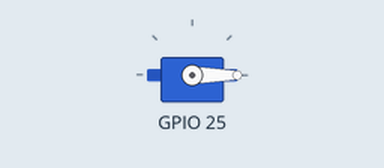
A sketch run on a simulated ESP32. Shown: servo. Servo pulses on a pin are drawn as a servo (544–2400 µs = 0–180°).

Above: at 0.05 s.
At 1.3 s:
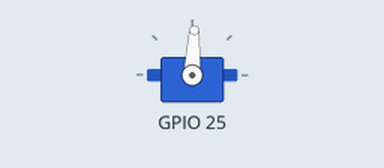
At 2.6 s:
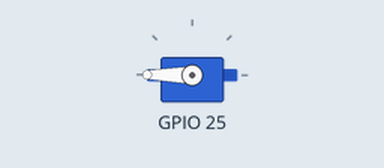
At 5.2 s:
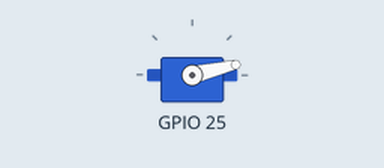
Timing chart, 0 to 7.1 s (numbered marks = the images above):
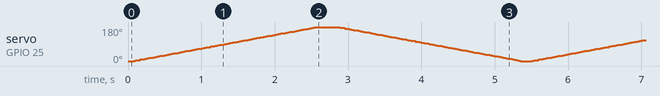

The sketch:

_no_library_1.ino
```cpp
const int ledPin = 35;  // corresponds to GPIO 15

// setting PWM properties
const int ledChannel = 0;
const int freq = 50;
const int resolution = 16;

int deg, duty;

void setup()
{
  // PWM Setup
  ledcSetup(0, freq, resolution);  // PWM CH0, Frequncy 50 Hz, 16bit resolution
  ledcAttachPin(25, 0);        // PWM CH0을 GPIO 15번으로 출력
  //ledcAttachPin(26, 0);
}

void loop()
{
  for (deg = 0;deg <= 180; deg++) {
  servoWrite(ledChannel, deg);
  }
  for (deg = 180;deg >= 0; deg--) {
  servoWrite(ledChannel, deg);
  }
}

// deg는 0~180도 까지
void servoWrite(int ch, int deg)
{
    duty = map(deg, 0, 180, 1638, 8192);
    ledcWrite(ch, duty);
    delay(15);                             // delay를 줄이면 180도가 완전히 돌지 않음
}
```
